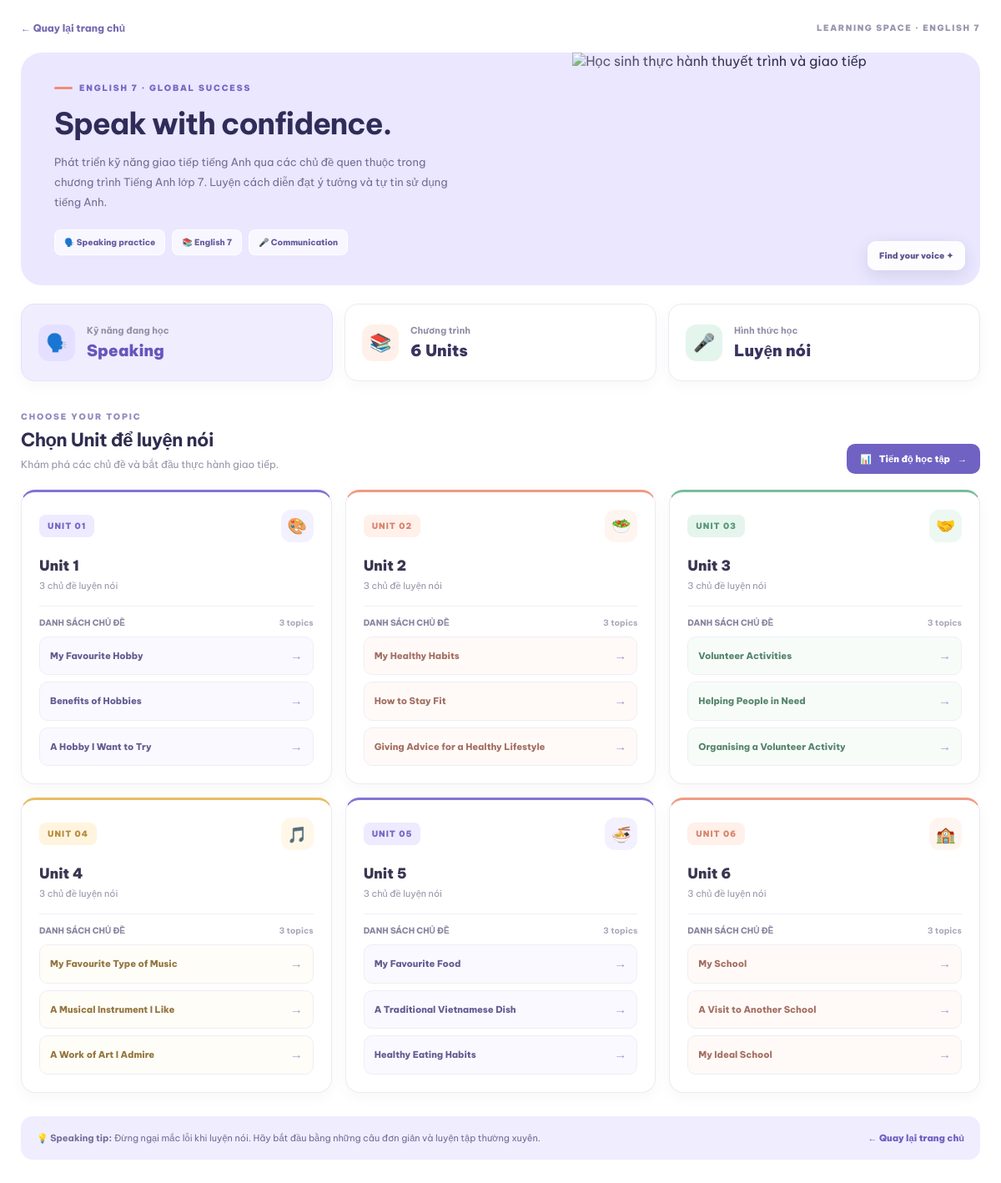
Screenshot of /speaking with the database file from the repository.
### database.py (models this page shows)
class SpeakingTopic(db.Model):
    __tablename__ = "speaking_topics"
    id = db.Column(db.Integer, primary_key=True)
    section_type = db.Column(db.String(20), nullable=False, default="unit")
    unit = db.Column(db.Integer, nullable=True)
    review_number = db.Column(db.Integer, nullable=True)
    title = db.Column(db.String(200), nullable=False)
    topic = db.Column(db.String(200))
    description = db.Column(db.Text)
    prompt = db.Column(db.Text, nullable=False)
    suggested_vocabulary = db.Column(db.Text)
    sample_answer = db.Column(db.Text)
    difficulty = db.Column(db.String(30), default="basic")
    created_at = db.Column(db.DateTime, default=datetime.utcnow)

### speaking.py (the view)
@speaking_bp.route("/speaking")
def speaking_home():
    units = []
    for number in range(1, 7):
        topics = SpeakingTopic.query.filter_by(
            section_type="unit",
            unit=number
        ).all()
        units.append({
            "number": number,
            "topics": topics
        })
    reviews = []
    for number in range(1, 3):
        topics = SpeakingTopic.query.filter_by(
            section_type="review",
            review_number=number
        ).all()
        reviews.append({
            "number": number,
            "topics": topics
        })
    return render_template(
        "speaking/speaking.html",
        units=units,
        reviews=reviews
    )

### templates/speaking/speaking.html (shortened to what this page needs)
{% extends "base.html" %}
{% block content %}
<section class="sp-page">
    <div class="sp-topbar">
        <a href="{{ url_for('dashboard') }}" class="sp-back">
            ← Quay lại trang chủ
        </a>
        <span class="sp-label">LEARNING SPACE · ENGLISH 7</span>
    </div>
    <header class="sp-hero">
        <div class="sp-hero-content">
            <div class="sp-eyebrow">ENGLISH 7 · GLOBAL SUCCESS</div>
            <h1>Speak with confidence.</h1>
            <p>
                Phát triển kỹ năng giao tiếp tiếng Anh qua các chủ đề
                quen thuộc trong chương trình Tiếng Anh lớp 7.
                Luyện cách diễn đạt ý tưởng và tự tin sử dụng tiếng Anh.
            </p>
            <div class="sp-hero-tags">
                <span class="sp-tag">🗣️ Speaking practice</span>
                <span class="sp-tag">📚 English 7</span>
                <span class="sp-tag">🎤 Communication</span>
            </div>
        </div>
        <div class="sp-hero-image">
            <img
                src="https://images.unsplash.com/photo-1475721027785-f74eccf877e2?w=1000&auto=format&fit=crop&q=85"
                alt="Học sinh thực hành thuyết trình và giao tiếp"
            >
            <div class="sp-image-overlay"></div>
            <div class="sp-image-note">Find your voice ✦</div>
        </div>
    </header>
    <section class="sp-summary">
        <div class="sp-summary-card">
            <div class="sp-summary-icon">🗣️</div>
            <div>
                <span>Kỹ năng đang học</span>
                <strong>Speaking</strong>
            </div>
        </div>
        <div class="sp-summary-card">
            <div class="sp-summary-icon">📚</div>
            <div>
                <span>Chương trình</span>
                <strong>6 Units</strong>
            </div>
        </div>
        <div class="sp-summary-card">
            <div class="sp-summary-icon">🎤</div>
            <div>
                <span>Hình thức học</span>
                <strong>Luyện nói</strong>
            </div>
        </div>
    </section>
    <section class="sp-units-section">
        <div class="sp-section-heading">
            <div>
                <div class="sp-section-kicker">CHOOSE YOUR TOPIC</div>
                <h2>Chọn Unit để luyện nói</h2>
                <p>Khám phá các chủ đề và bắt đầu thực hành giao tiếp.</p>
            </div>
            <a
                href="{{ url_for('speaking.speaking_progress') }}"
                class="sp-progress-button"
            >
                <span>📊</span>
                Tiến độ học tập
                <span>→</span>
            </a>
        </div>
        <div class="sp-unit-grid">
            {% for unit in units %}
            <article class="sp-unit-card">
                <div class="sp-unit-top">
                    <span class="sp-unit-number">
                        UNIT {{ "%02d"|format(unit.number|int) }}
                    </span>
                    <span class="sp-unit-symbol">
                        {% if unit.number == 1 %}🎨
                        {% elif unit.number == 2 %}🥗
                        {% elif unit.number == 3 %}🤝
                        {% elif unit.number == 4 %}🎵
                        {% elif unit.number == 5 %}🍜
                        {% elif unit.number == 6 %}🏫
                        {% else %}🗣️
                        {% endif %}
                    </span>
                </div>
                <h3>Unit {{ unit.number }}</h3>
                <p class="sp-unit-description">
                    {{ unit.topics|length }} chủ đề luyện nói
                </p>
                <div class="sp-topic-heading">
                    <span>DANH SÁCH CHỦ ĐỀ</span>
                    <span>{{ unit.topics|length }} topics</span>
                </div>
                {% if unit.topics %}
                <div class="sp-topic-list">
                    {% for topic in unit.topics %}
                    <a
                        href="{{ url_for('speaking.speaking_practice', topic_id=topic.id) }}"
                        class="sp-topic-link"
                    >
                        <span>{{ topic.title }}</span>
                        <span>→</span>
                    </a>
                    {% endfor %}
                </div>
                {% else %}
                <div class="sp-no-topic">
                    Chưa có chủ đề luyện nói
                </div>
                {% endif %}
            </article>
            {% endfor %}
        </div>
    </section>
    <div class="sp-footer">
        <p>
            <strong>💡 Speaking tip:</strong>
            Đừng ngại mắc lỗi khi luyện nói. Hãy bắt đầu bằng những câu đơn giản
            và luyện tập thường xuyên.
        </p>
        <a href="{{ url_for('dashboard') }}">← Quay lại trang chủ</a>
    </div>
</section>
{% endblock %}

### static/css/style.css (style rules this page uses)
:root { --dark: #20212c; --purple: #7665d8; --light-purple: #f0edff; --text: #777887; --background: #faf9ff; }
* { margin: 0; padding: 0; box-sizing: border-box; }
html { scroll-behavior: smooth; min-height: 100%; }
body { min-height: 100%; font-family: 'Be Vietnam Pro', sans-serif; background: white; color: var(--dark); overflow-x: hidden; }
a { text-decoration: none; color: inherit; }

### rows the page displays
SpeakingTopic: title "My Favourite Hobby"
SpeakingTopic: title "Benefits of Hobbies"
SpeakingTopic: title "A Hobby I Want to Try"
SpeakingTopic: title "My Healthy Habits"
SpeakingTopic: title "How to Stay Fit"
SpeakingTopic: title "Giving Advice for a Healthy Lifestyle"
SpeakingTopic: title "Volunteer Activities"
SpeakingTopic: title "Helping People in Need"
SpeakingTopic: title "Organising a Volunteer Activity"
SpeakingTopic: title "My Favourite Type of Music"
SpeakingTopic: title "A Musical Instrument I Like"
SpeakingTopic: title "A Work of Art I Admire"
SpeakingTopic: title "My Favourite Food"
SpeakingTopic: title "A Traditional Vietnamese Dish"
SpeakingTopic: title "Healthy Eating Habits"
SpeakingTopic: title "My School"
SpeakingTopic: title "A Visit to Another School"
SpeakingTopic: title "My Ideal School"

### other values shown
{{ "%02d"|format(unit.number|int) }} "01" "02" "03" "04" "05" "06"
{{ unit.number }} "1" "2" "3" "4" "5" "6"
{{ unit.topics|length }} "3" "3" "3" "3" "3" "3"
